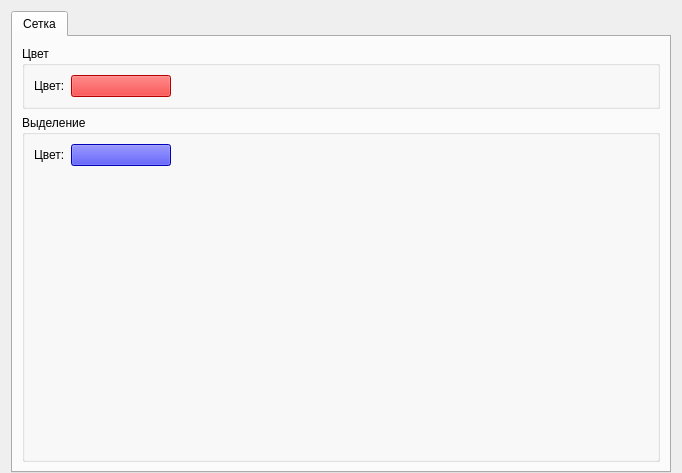
<?xml version="1.0" encoding="UTF-8"?>
<ui version="4.0">
 <class>GridSettings</class>
 <widget class="QWidget" name="GridSettings">
  <property name="geometry">
   <rect>
    <x>0</x>
    <y>0</y>
    <width>682</width>
    <height>473</height>
   </rect>
  </property>
  <property name="windowTitle">
   <string>Сетка</string>
  </property>
  <property name="windowIcon">
   <iconset resource="resources.qrc">
    <normaloff>:/grid.png</normaloff>:/grid.png</iconset>
  </property>
  <layout class="QVBoxLayout" name="verticalLayout">
   <property name="bottomMargin">
    <number>0</number>
   </property>
   <item>
    <widget class="QTabWidget" name="tabWidget">
     <widget class="QWidget" name="gridTab">
      <attribute name="title">
       <string>Сетка</string>
      </attribute>
      <layout class="QVBoxLayout" name="verticalLayout_2">
       <item>
        <widget class="QGroupBox" name="colorGroupBox">
         <property name="sizePolicy">
          <sizepolicy hsizetype="Preferred" vsizetype="Fixed">
           <horstretch>0</horstretch>
           <verstretch>0</verstretch>
          </sizepolicy>
         </property>
         <property name="title">
          <string>Цвет</string>
         </property>
         <layout class="QFormLayout" name="formLayout">
          <item row="0" column="0">
           <widget class="QLabel" name="labelGridColor">
            <property name="text">
             <string>Цвет:</string>
            </property>
           </widget>
          </item>
          <item row="0" column="1">
           <widget class="ColorButton" name="pushButtonGridColor">
            <property name="maximumSize">
             <size>
              <width>100</width>
              <height>16777215</height>
             </size>
            </property>
            <property name="styleSheet">
             <string notr="true">background-color: red;</string>
            </property>
            <property name="text">
             <string/>
            </property>
           </widget>
          </item>
         </layout>
        </widget>
       </item>
       <item>
        <widget class="QGroupBox" name="selectionGroupBox">
         <property name="title">
          <string>Выделение</string>
         </property>
         <layout class="QFormLayout" name="formLayout_2">
          <item row="0" column="0">
           <widget class="QLabel" name="labelSelectionColor">
            <property name="text">
             <string>Цвет:</string>
            </property>
           </widget>
          </item>
          <item row="0" column="1">
           <widget class="ColorButton" name="pushButtonSelectionColor">
            <property name="maximumSize">
             <size>
              <width>100</width>
              <height>16777215</height>
             </size>
            </property>
            <property name="styleSheet">
             <string notr="true">background-color: blue;</string>
            </property>
            <property name="text">
             <string/>
            </property>
           </widget>
          </item>
         </layout>
        </widget>
       </item>
      </layout>
     </widget>
    </widget>
   </item>
  </layout>
 </widget>
 <customwidgets>
  <customwidget>
   <class>ColorButton</class>
   <extends>QPushButton</extends>
   <header>ui_colorbutton.h</header>
  </customwidget>
 </customwidgets>
 <resources>
  <include location="resources.qrc"/>
 </resources>
 <connections/>
</ui>
